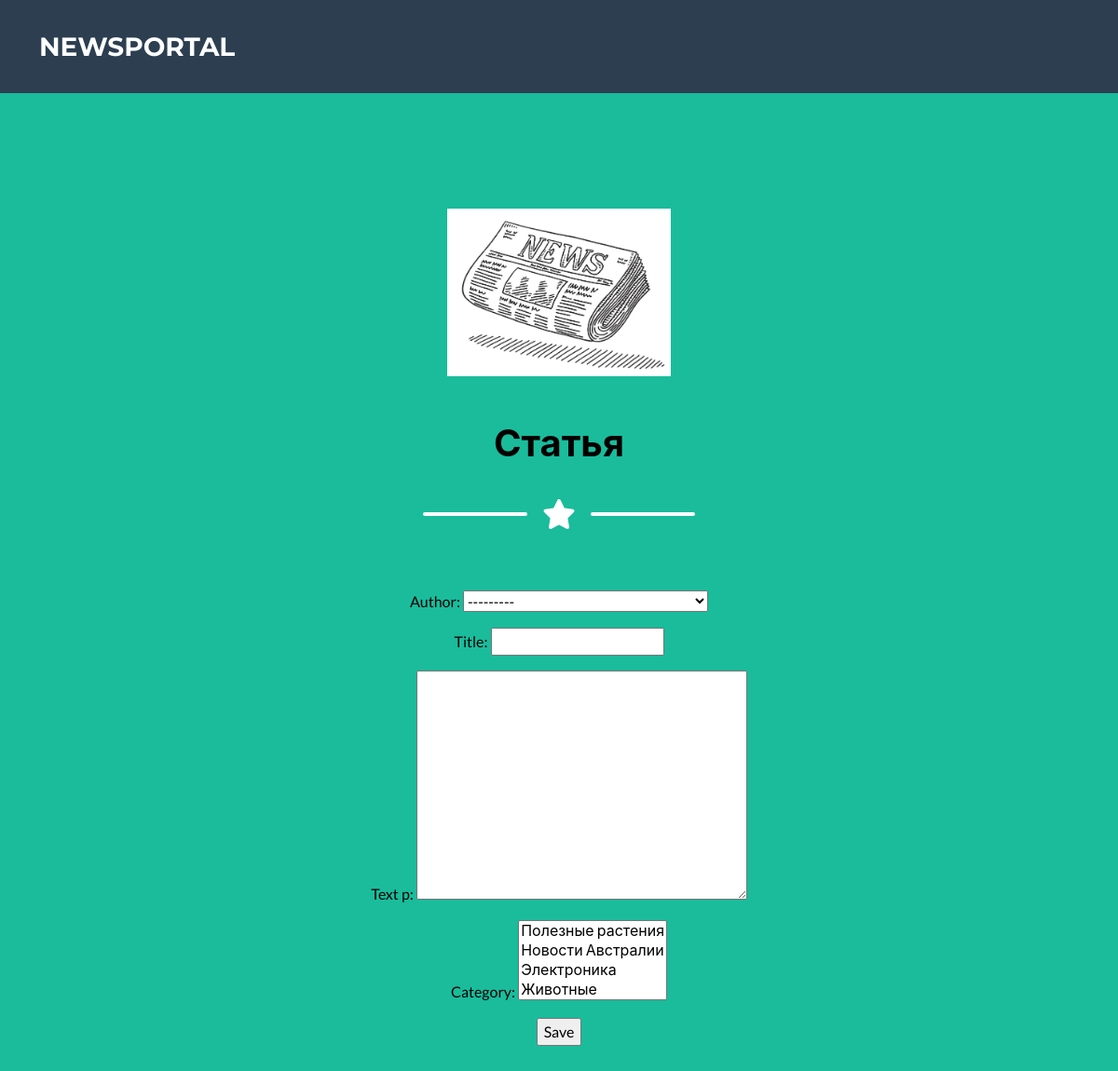
The app's page /news/post/create/ with its own data.
### NewsPortal/models.py (models this page shows, shortened)
class Author(models.Model):
    author = models.OneToOneField(User, on_delete=models.CASCADE)
    rating_a = models.IntegerField(default=0, db_column='rating_author')
    def __str__(self):
        return self.author.username

class Category(models.Model):
    category = models.CharField(max_length=255, unique=True)
    def __str__(self):
        return self.category

### NewsPortal/views.py (the view, shortened to what this page needs)
# urls.py: path('post/create/', CreatePost.as_view(), name='post_create'),
class CreatePost(CreateView):
    form_class = NewsForm
    model = Post
    template_name = 'post_edit.html'

### NewsPortal/forms.py
class NewsForm(forms.ModelForm):
    class Meta:
        model = Post
        fields = [
            'author',
            'title',
            'text_p',
            'category',
        ]

### templates/post_edit.html (shortened to what this page needs)
{% extends 'flatpages/default.html' %}
{% block name %}
<h1>Статья</h1>
{% endblock name %}
{% block content %}
<form action="" method="post">
    {{ form.as_p }}
    <input type="submit" value="Save" />
</form>
{% endblock content %}

### records on screen
Author: author "---------"
Category: category "Полезные растения / Новости Австралии / Электроника / Животные"
